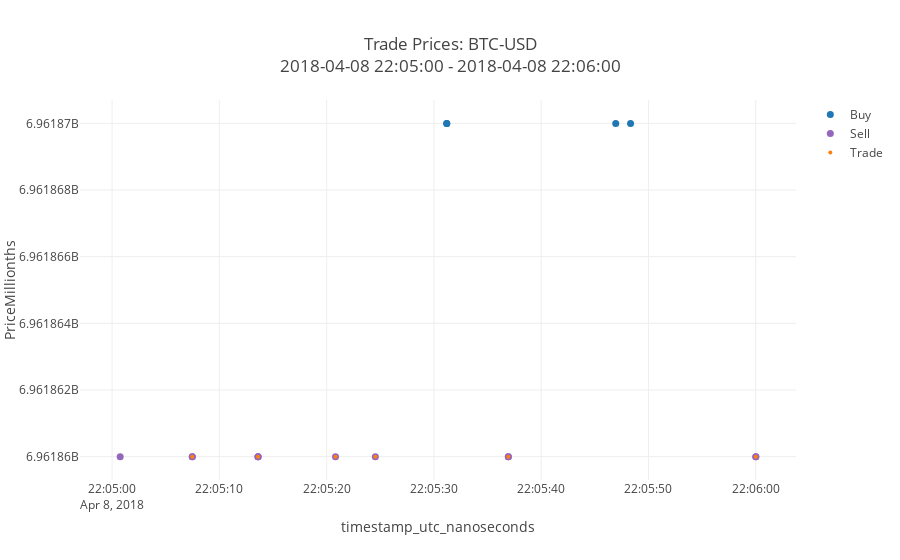

The cell this chart's notebook holds for it:
### Code cell
utils.make_trade_prices_chart(df, df_accum_1, df_trades_1)
